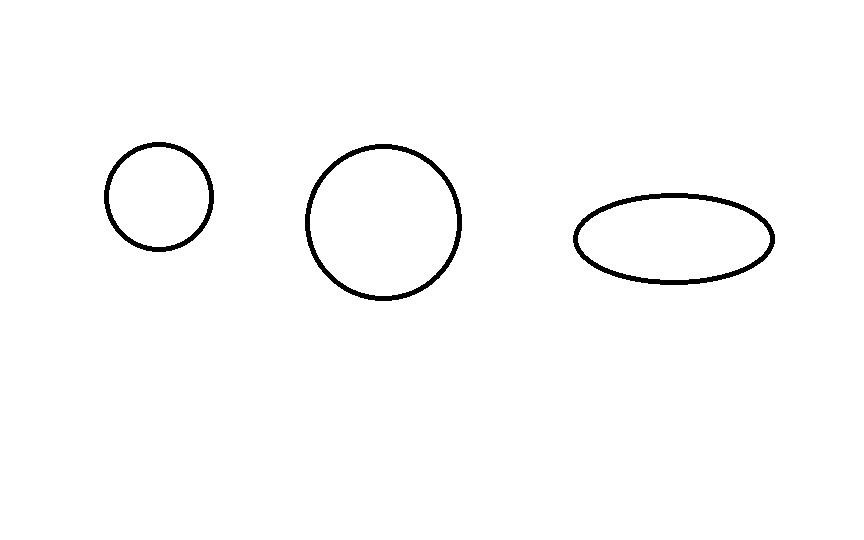
#> input picture simple_circle_detect/circle.jpg, 864 x 540 px
$ python circle-detect.py
#> lines starting #> are read from the running program, lines starting #| are printed output that depends on the picture; after the words box and inside, x2 and y2 are one past the last pixel; in counts of white or black regions, pixels touching at a corner belong together
import cv2
import numpy as np


planets = cv2.imread("circle.jpg")
#> planets is the input picture: shape (540, 864, 3); min 0, max 255, mean 251.5

gray = cv2.cvtColor(planets, cv2.COLOR_BGR2GRAY)
img = cv2.medianBlur(gray, 5)


cimg = cv2.cvtColor(img, cv2.COLOR_GRAY2BGR)

circles = cv2.HoughCircles(img, cv2.HOUGH_GRADIENT,1,120,
                           param1=100, param2=30, minRadius=40, maxRadius=70)
#> circles = [[158.5, 196.5, 50.2]]

circles = np.uint16(np.around(circles))
#> circles = [[158, 196, 50]]

for i in circles[0, :]:

    cv2.circle(planets, (i[0], i[1]),i[2], (0,255,0), 2)

    cv2.circle(planets, (i[0], i[1]), 2, (0, 0, 255), 3)
#> this loop made 1 pass
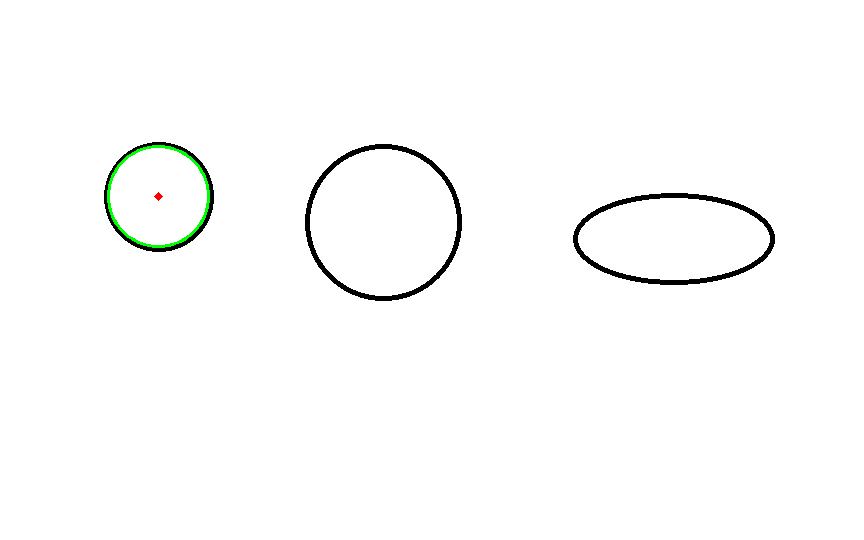
#> planets: shape (540, 864, 3); 0.21% of pixels changed, all inside (x1, y1, x2, y2) = (107, 145, 210, 248)


cv2.imshow("Circle Detection", planets)
cv2.waitKey(0)
cv2.destroyAllWindows()
